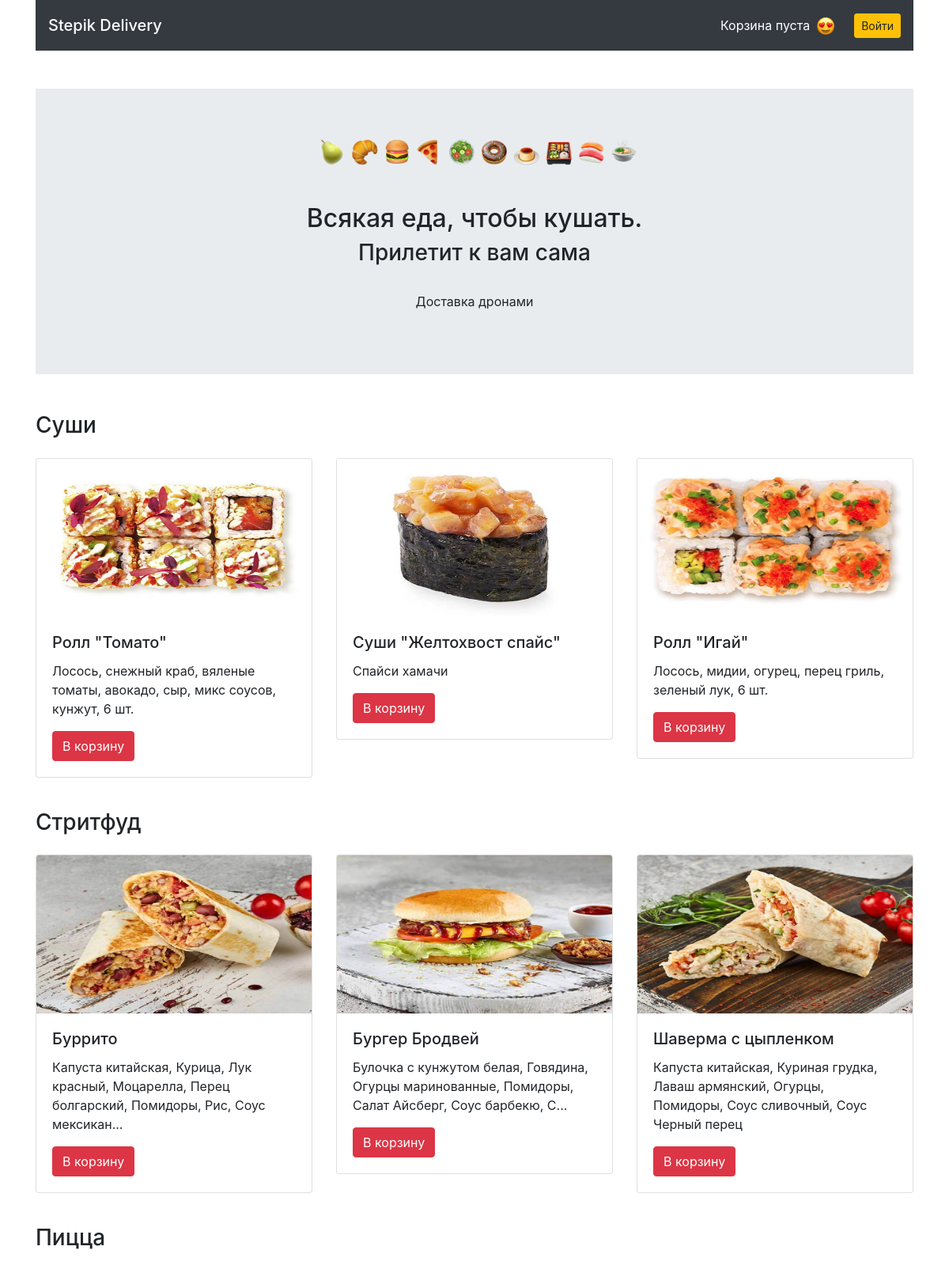
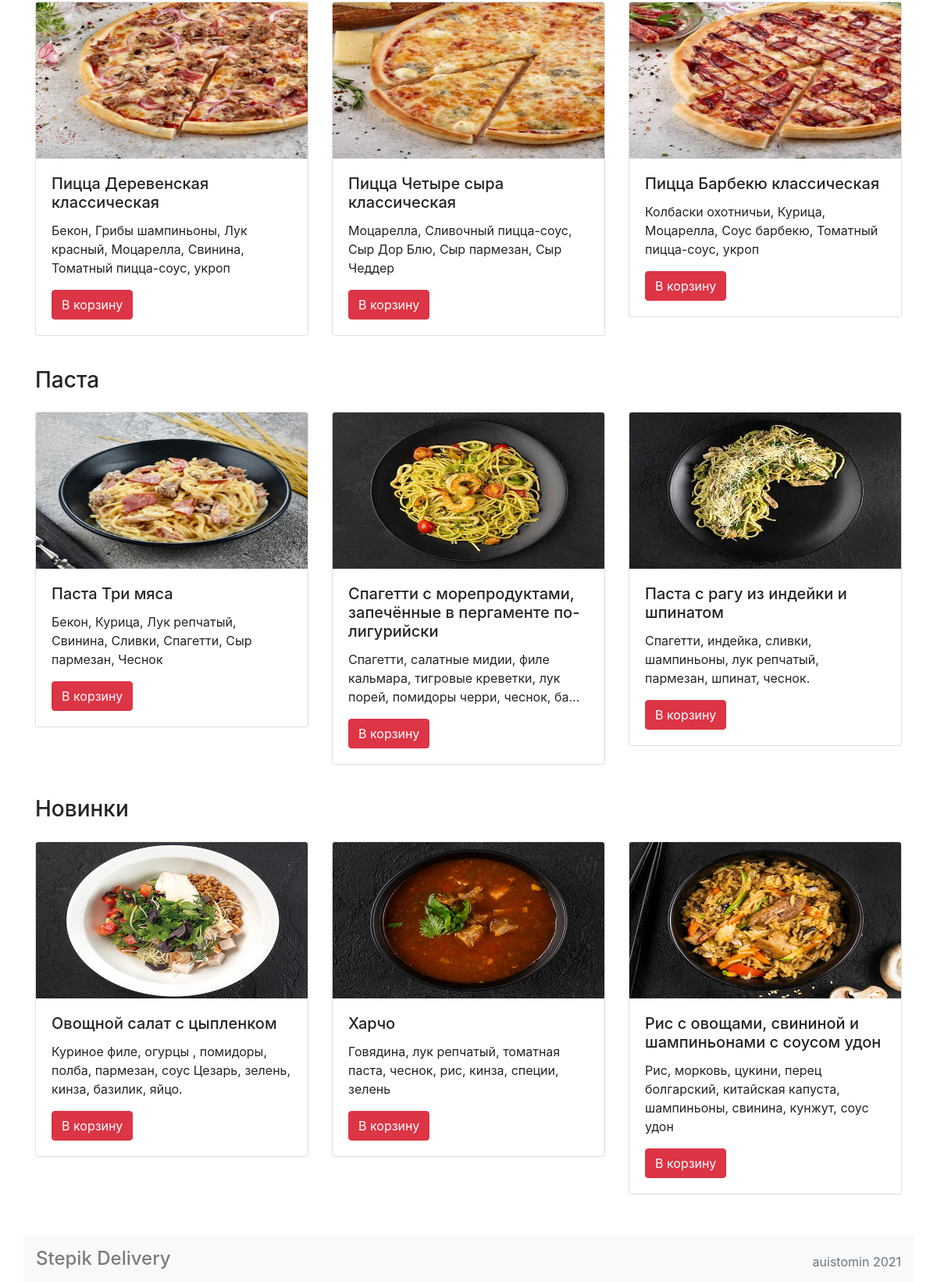
The page / on the database its author committed (2 pictures, top to bottom).
### models.py (models this page shows)
class Category(db.Model):
    __tablename__ = 'categories'
    id = db.Column(db.Integer, primary_key=True)
    title = db.Column(db.String(100), nullable=False)
    meals = db.relationship('Meal', back_populates='categories')

class Meal(db.Model):
    __tablename__ = 'meals'
    id = db.Column(db.Integer, primary_key=True)
    title = db.Column(db.String(100), nullable=False)
    price = db.Column(db.Integer, nullable=False)
    description = db.Column(db.String(), nullable=False)
    picture = db.Column(db.String(255), nullable=False)
    category_id = db.Column(db.Integer, db.ForeignKey('categories.id'), nullable=False)
    categories = db.relationship('Category', back_populates='meals')
    orders = db.relationship(OrderMeals, back_populates="meal")
    stock = db.relationship('OrderMeals', backref='meals', primaryjoin=id == OrderMeals.meal_id)

### views.py (the view)
@app.route('/')
def render_index():
    categories = Category.query.all()
    meals = []
    for category in categories:
        catmeals = Meal.query.filter(Meal.category_id == category.id).all()
        random.shuffle(catmeals)
        meals += catmeals[0:3]
    return render_template('main.html', categories=categories, meals=meals)

### admin.py (called while the page is built)
@app.before_request
def render_admin():
    if 'admin' in request.url:
        user_id = session.get('user_id')
        if not user_id:
            return redirect('/auth/')
        elif int(user_id) != 1:
            return redirect('/account/')

### views.py (called while the page is built)
@app.template_filter('is_admin')
def is_admin(user_id):
    return user_id == 1

@app.context_processor
def cart_quantity():
    cart = session.get('cart', {})
    if not cart:
        res = 0
    else:
        res = sum([int(value['quantity']) for value in cart.values()])
    return dict(cart_quantity=res)

@app.context_processor
def cart_sum():
    cart = session.get('cart', {})
    if not cart:
        res = 0
    else:
        res = sum([int(value['sum']) for value in cart.values()])
    return dict(cart_sum=res)

### templates/main.html (shortened to what this page needs)
{% extends "base.html" %}
{% block content %}
  {% include "topmenu.html" %}
  <main class="container mt-3">
    <section class="my-5 jumbotron jumbotron-fluid">
      <div class="text-center">
        <img class="ml-2" alt="" width="401" height="33">
        <h1 class="h2 mt-5 m-2">Всякая еда, чтобы кушать.</h1>
        <h2 class="h3">Прилетит к вам сама</h2>
        <p class="pt-4">Доставка дронами</p>
      </div>
    </section>
    {% for category in categories %}
    <section>
      <h3 class="my-4">{{ category.title }}</h3>
      <div class="row mt-4">
        {% for meal in meals %}
        {% if  meal.category_id == category.id %}
        <div class="col-12 col-md-4">
          <div class="card mb-3">
            <img src="/static/img/{{ meal.picture }}" width="300" height="200" class="card-img-top" alt="">
            <div class="card-body">
              <h4 class="h5 card-title">{{ meal.title }}</h4>
              <p class="card-text">{{ meal.description | truncate(100, True) }}</p>
              <a href="/addtocart/{{ meal.id }}/" class="btn btn-danger">В корзину</a>
            </div>
          </div>
        </div>
        {% endif %}
        {% endfor %}
      </div>
    </section>
    {% endfor %}
  </main>
{% endblock %}

### static/css/style.css (style rules this page uses)
html { position: relative; min-height: 100%; }
body { margin-bottom: 60px; }
div.card { min-height: 230px; }

### rows shown on the page
Category: title "Суши"
Meal: picture (picture), title "Ролл \"Томато\"", description "Лосось, снежный краб, вяленые томаты, авокадо, сыр, микс соусов, кунжут, 6 шт."
Meal: picture (picture), title "Суши \"Желтохвост спайс\"", description "Спайси хамачи"
Meal: picture (picture), title "Ролл \"Игай\"", description "Лосось, мидии, огурец, перец гриль, зеленый лук, 6 шт."
Category: title "Стритфуд"
Meal: picture (picture), title "Буррито", description "Капуста китайская, Курица, Лук красный, Моцарелла, Перец болгарский, Помидоры, Рис, Соус мексикан..."
Meal: picture (picture), title "Бургер Бродвей", description "Булочка с кунжутом белая, Говядина, Огурцы маринованные, Помидоры, Салат Айсберг, Соус барбекю, С..."
Meal: picture (picture), title "Шаверма с цыпленком", description "Капуста китайская, Куриная грудка, Лаваш армянский, Огурцы, Помидоры, Соус сливочный, Соус Черный перец"
Category: title "Пицца"
Meal: picture (picture), title "Пицца Деревенская классическая", description "Бекон, Грибы шампиньоны, Лук красный, Моцарелла, Свинина, Томатный пицца-соус, укроп"
Meal: picture (picture), title "Пицца Четыре сыра классическая", description "Моцарелла, Сливочный пицца-соус, Сыр Дор Блю, Сыр пармезан, Сыр Чеддер"
Meal: picture (picture), title "Пицца Барбекю классическая", description "Колбаски охотничьи, Курица, Моцарелла, Соус барбекю, Томатный пицца-соус, укроп"
Category: title "Паста"
Meal: picture (picture), title "Паста Три мяса", description "Бекон, Курица, Лук репчатый, Свинина, Сливки, Спагетти, Сыр пармезан, Чеснок"
Meal: picture (picture), title "Спагетти с морепродуктами, запечённые в пергаменте по-лигурийски", description "Спагетти, салатные мидии, филе кальмара, тигровые креветки, лук порей, помидоры черри, чеснок, ба..."
Meal: picture (picture), title "Паста с рагу из индейки и шпинатом", description "Спагетти, индейка, сливки, шампиньоны, лук репчатый, пармезан, шпинат, чеснок."
Category: title "Новинки"
Meal: picture (picture), title "Овощной салат с цыпленком", description "Куриное филе, огурцы , помидоры, полба, пармезан, соус Цезарь, зелень, кинза, базилик, яйцо."
Meal: picture (picture), title "Харчо", description "Говядина, лук репчатый, томатная паста, чеснок, рис, кинза, специи, зелень"
Meal: picture (picture), title "Рис с овощами, свининой и шампиньонами с соусом удон", description "Рис, морковь, цукини, перец болгарский, китайская капуста, шампиньоны, свинина, кунжут, соус удон"
